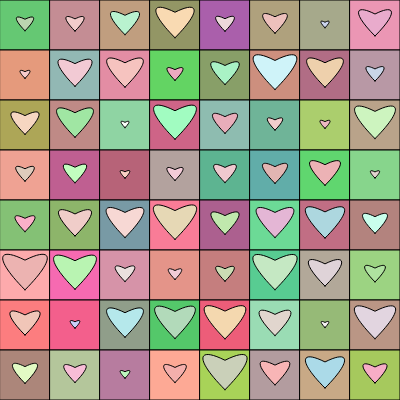
Frame 1 (no input)
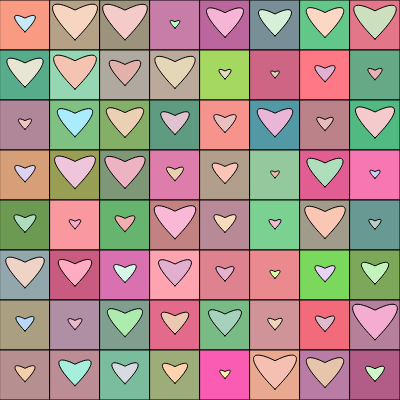
Frame 2 (the mouse pressed at the canvas centre, redrawn once)

The p5.js sketch that drew these frames (run headless with seeded random() and noise() and a simulated clock; the mouse was pressed at the canvas centre and the sketch redrawn once):

// p5.js sketch
// ── sketch.js
let minHeartSize = 5;  // Min heart size
let maxHeartSize = 30; // Max heart size

function setup() {
  createCanvas(400, 400); 
  noLoop(); 
}

function draw() {
  background(255); 
  let gridSize = 50; // Size of each checker 

  // To loop through the canvas using a grid pattern
  for (let x = 0; x < width; x += gridSize) {
    for (let y = 0; y < height; y += gridSize) {

      if (random(1) > 0.5) {
        fill(random(80, 180), random(140, 220), random(80, 180)); 
      } else {
        fill(random(170, 255), random(90, 170), random(120, 180)); 
      }

      // To draw the background square
      rect(x, y, gridSize, gridSize);

      // To randomly choose colour
      let heartColor = random(1) > 0.5
        ? color(random(160, 255), random(200, 255), random(160, 255)) 
        : color(random(220, 255), random(170, 220), random(170, 220)); 

      fill(heartColor); 

      // Pick a random size for the heart
      let heartSize = random(minHeartSize, maxHeartSize);

      
      // To center the heart in the middle of each square
      drawHeart(x + gridSize / 2, y + gridSize / 2, heartSize);
    }
  }
}



function drawHeart(x, y, size) {
  push();              
  translate(x, y);     // To Move the origin to heart's center
  beginShape();        

  // Bottom point of the heart
  vertex(0, size / 2);

  // Left half of heart using a bezier curve
  bezierVertex(-size, -size / 2, -size, -size, 0, -size / 2);

  // Right half of heart using another bezier curve
  bezierVertex(size, -size, size, -size / 2, 0, size / 2);

  endShape(CLOSE);    
  pop();               
}
